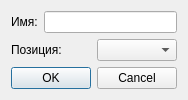
<?xml version="1.0" encoding="UTF-8"?>
<ui version="4.0">
 <class>Dialog</class>
 <widget class="QDialog" name="Dialog">
  <property name="geometry">
   <rect>
    <x>0</x>
    <y>0</y>
    <width>182</width>
    <height>97</height>
   </rect>
  </property>
  <property name="windowTitle">
   <string>Dialog</string>
  </property>
  <layout class="QGridLayout" name="gridLayout">
   <item row="0" column="0">
    <layout class="QHBoxLayout" name="horizontalLayout">
     <item>
      <widget class="QLabel" name="label">
       <property name="text">
        <string>Имя:</string>
       </property>
      </widget>
     </item>
     <item>
      <widget class="QLineEdit" name="lineEdit"/>
     </item>
    </layout>
   </item>
   <item row="1" column="0">
    <layout class="QHBoxLayout" name="horizontalLayout_2">
     <item>
      <widget class="QLabel" name="label_2">
       <property name="text">
        <string>Позиция:</string>
       </property>
      </widget>
     </item>
     <item>
      <widget class="QComboBox" name="comboBox"/>
     </item>
    </layout>
   </item>
   <item row="2" column="0">
    <widget class="QDialogButtonBox" name="buttonBox">
     <property name="orientation">
      <enum>Qt::Horizontal</enum>
     </property>
     <property name="standardButtons">
      <set>QDialogButtonBox::Cancel|QDialogButtonBox::Ok</set>
     </property>
    </widget>
   </item>
  </layout>
 </widget>
 <resources/>
 <connections>
  <connection>
   <sender>buttonBox</sender>
   <signal>accepted()</signal>
   <receiver>Dialog</receiver>
   <slot>accept()</slot>
   <hints>
    <hint type="sourcelabel">
     <x>248</x>
     <y>254</y>
    </hint>
    <hint type="destinationlabel">
     <x>157</x>
     <y>274</y>
    </hint>
   </hints>
  </connection>
  <connection>
   <sender>buttonBox</sender>
   <signal>rejected()</signal>
   <receiver>Dialog</receiver>
   <slot>reject()</slot>
   <hints>
    <hint type="sourcelabel">
     <x>316</x>
     <y>260</y>
    </hint>
    <hint type="destinationlabel">
     <x>286</x>
     <y>274</y>
    </hint>
   </hints>
  </connection>
 </connections>
</ui>
